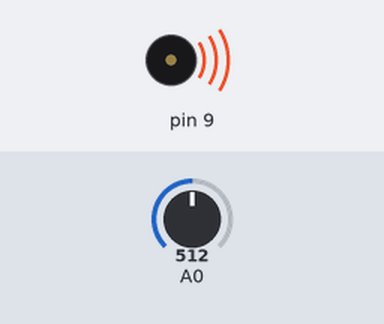
Recording of a sketch running on a simulated Arduino Uno, built with avr-gcc and run on an emulated ATmega328P. Parts: buzzer (waves = sounding). The inputs (shaded band) are chosen by the test bench; at power-on: A0 = 512. What the sketch prints to the serial monitor is not drawn.

Above: at 0.1 s.
Timing chart, 0 to 1.6 s (numbered marks = the images above):
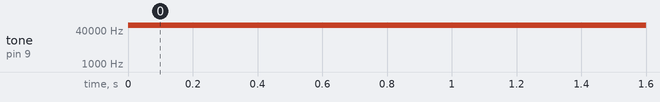

Measured:
- by itself, tone on pin 9: silent → 65252 Hz at 0.00 s

The sketch:

test_pitch.ino
```cpp
void setup(){
  Serial.begin(9600);
}
void loop(){
  int sensorRead = analogRead(A0);
  Serial.println(sensorRead);
  int thisPitch = map(sensorRead, 600,900,120,1500);
  tone(9,thisPitch,10);
  delay(1);
}
```
